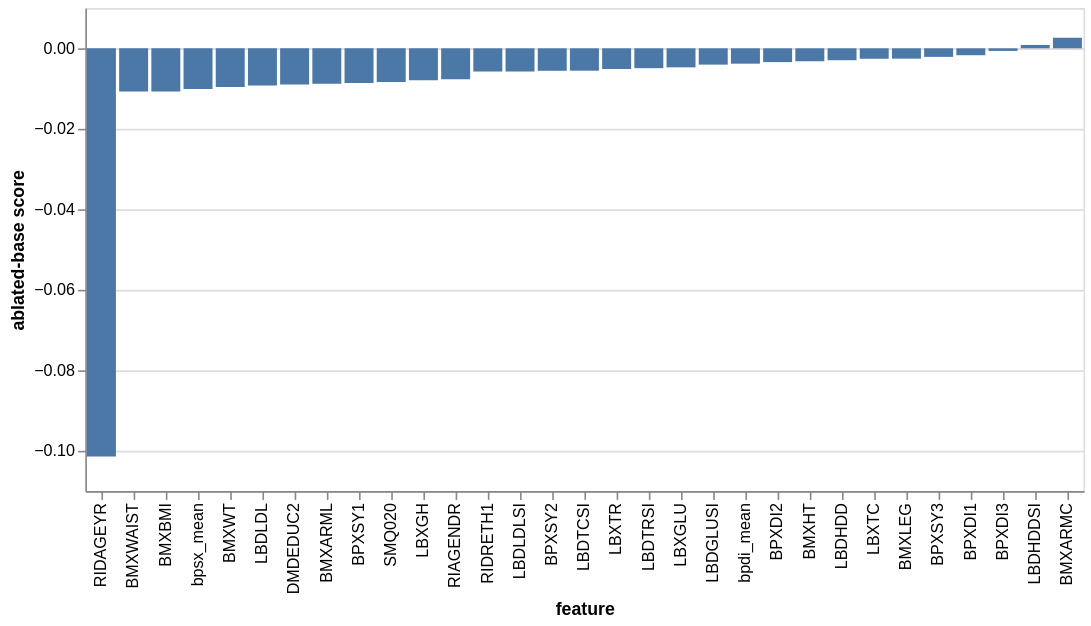

Source (notebook cell):
### Code cell
print('Ablation analysis for xgb classifier')
ablation_analysis(tuned_xgb).head()

### Figure 1 — Vega-Lite specification as saved in the notebook (floating-point values rounded to 4 significant figures)
{"config": {"view": {"continuousWidth": 300, "continuousHeight": 300}}, "data": {"name": "data-6979a3b90f2266f3b63bc11998c526ca"}, "mark": {"type": "bar"}, "encoding": {"x": {"field": "feature", "sort": ["RIDAGEYR", "BMXWAIST", "BMXBMI", "bpsx_mean", "BMXWT", "LBDLDL", "DMDEDUC2", "BMXARML", "BPXSY1", "SMQ020", "LBXGH", "RIAGENDR", "RIDRETH1", "LBDLDLSI", "BPXSY2", "LBDTCSI", "LBXTR", "LBDTRSI", "LBXGLU", "LBDGLUSI", "bpdi_mean", "BPXDI2", "BMXHT", "LBDHDD", "LBXTC", "BMXLEG", "BPXSY3", "BPXDI1", "BPXDI3", "LBDHDDSI", "BMXARMC"], "type": "nominal"}, "y": {"field": "ablated-base score", "type": "quantitative"}}, "$schema": "https://vega.github.io/schema/vega-lite/v6.1.0.json", "datasets": {"data-6979a3b90f2266f3b63bc11998c526ca": [{"feature": "RIDAGEYR", "score": 0.6427, "ablated-base score": -0.1014}, {"feature": "BMXWAIST", "score": 0.7334, "ablated-base score": -0.01071}, {"feature": "BMXBMI", "score": 0.7334, "ablated-base score": -0.01071}, {"feature": "bpsx_mean", "score": 0.734, "ablated-base score": -0.01008}, {"feature": "BMXWT", "score": 0.7345, "ablated-base score": -0.009642}, {"feature": "LBDLDL", "score": 0.7349, "ablated-base score": -0.009226}, {"feature": "DMDEDUC2", "score": 0.7351, "ablated-base score": -0.009018}, {"feature": "BMXARML", "score": 0.7353, "ablated-base score": -0.008784}, {"feature": "BPXSY1", "score": 0.7355, "ablated-base score": -0.008602}, {"feature": "SMQ020", "score": 0.7358, "ablated-base score": -0.008368}, {"feature": "LBXGH", "score": 0.7362, "ablated-base score": -0.007927}, {"feature": "RIAGENDR", "score": 0.7364, "ablated-base score": -0.007693}, {"feature": "RIDRETH1", "score": 0.7383, "ablated-base score": -0.00577}, {"feature": "LBDLDLSI", "score": 0.7383, "ablated-base score": -0.00577}, {"feature": "BPXSY2", "score": 0.7385, "ablated-base score": -0.005587}, {"feature": "LBDTCSI", "score": 0.7386, "ablated-base score": -0.005562}, {"feature": "LBXTR", "score": 0.739, "ablated-base score": -0.005146}, {"feature": "LBDTRSI", "score": 0.7392, "ablated-base score": -0.004938}, {"feature": "LBXGLU", "score": 0.7394, "ablated-base score": -0.00473}, {"feature": "LBDGLUSI", "score": 0.7401, "ablated-base score": -0.004055}, {"feature": "bpdi_mean", "score": 0.7403, "ablated-base score": -0.003821}, {"feature": "BPXDI2", "score": 0.7407, "ablated-base score": -0.003431}, {"feature": "BMXHT", "score": 0.7409, "ablated-base score": -0.003222}, {"feature": "LBDHDD", "score": 0.7412, "ablated-base score": -0.002964}, {"feature": "LBXTC", "score": 0.7415, "ablated-base score": -0.002598}, {"feature": "BMXLEG", "score": 0.7415, "ablated-base score": -0.002573}, {"feature": "BPXSY3", "score": 0.742, "ablated-base score": -0.002131}, {"feature": "BPXDI1", "score": 0.7424, "ablated-base score": -0.001715}, {"feature": "BPXDI3", "score": 0.7435, "ablated-base score": -0.0006496}, {"feature": "LBDHDDSI", "score": 0.745, "ablated-base score": 0.0008323}, {"feature": "BMXARMC", "score": 0.7467, "ablated-base score": 0.002624}]}}
